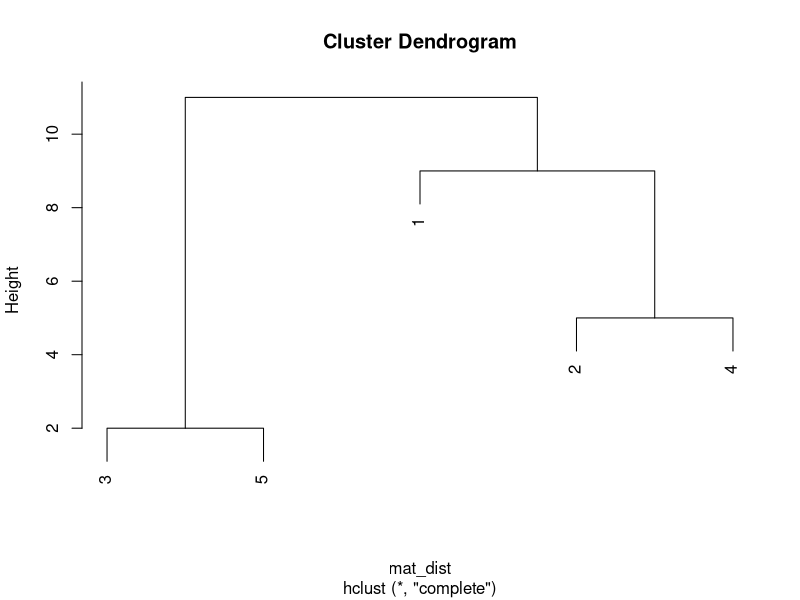

Generate this figure with R:
mat_dist = rbind(c(0, 9, 3, 6, 11), c(9, 0, 7, 5, 10), c(3, 7, 0, 9, 2), c(6, 5, 9, 0, 8), c(11, 10, 2, 8, 0))

mat_dist = as.dist(mat_dist)

cluster = hclust(mat_dist, method = "complete")
plot(cluster)